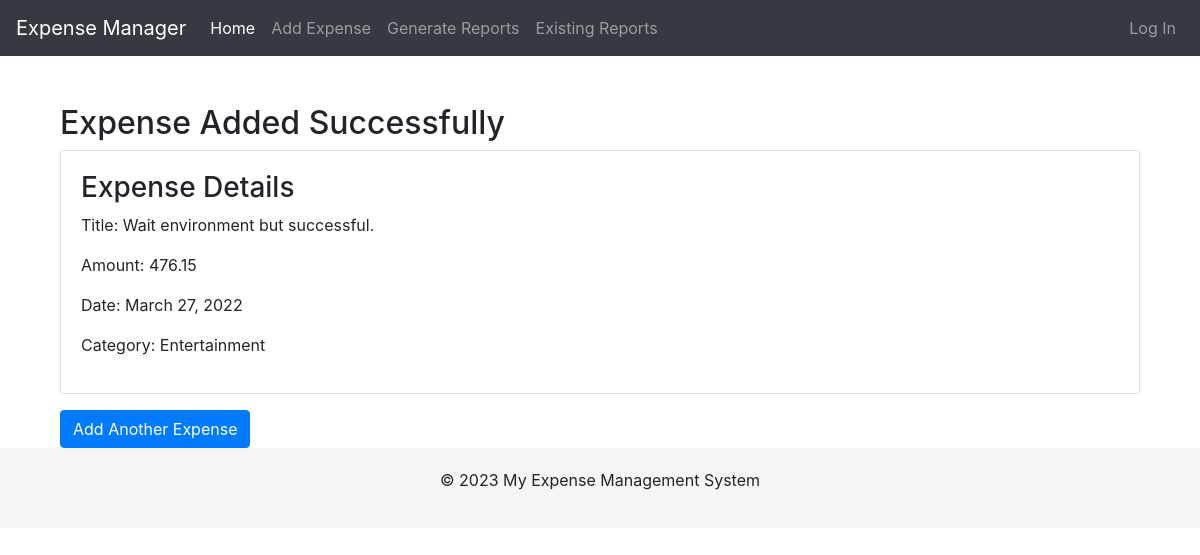
The page /expense-confirmation/3/ on the database its author committed.
### expenses/models.py (models this page shows, shortened)
class Expense(models.Model):
    title = models.CharField(max_length=100)
    amount = models.DecimalField(max_digits=10, decimal_places=2)
    date = models.DateField()
    category = models.ForeignKey(Category, on_delete=models.SET_NULL, null=True, blank=True)
    user = models.ForeignKey(User, on_delete=models.CASCADE, null=True, blank=True)

class Category(models.Model):
    name = models.CharField(max_length=100)
    description = models.TextField(blank=True, null=True)

### expenses/views.py (the view)
# urls.py: path('expense-confirmation/<int:expense_id>/', expense_confirmation, name='expense_confirmation'),
def expense_confirmation(request, expense_id):
    expense = Expense.objects.get(id=expense_id)
    categories = expense.category  # Retrieve all categories associated with the expense
    return render(request, 'expenses/expense_confirmation.html', {
        'expense': expense,
        'categories': categories,  # Add categories to the context
    })

### expenses/templates/expenses/expense_confirmation.html
{% extends 'base.html' %}
{% block content %}
<div class="container mt-4">
    <h2>Expense Added Successfully</h2>
    <div class="card">
        <div class="card-body">
            <h3>Expense Details</h3>
            <p>Title: {{ expense.title }}</p>
            <p>Amount: {{ expense.amount }}</p>
            <p>Date: {{ expense.date }}</p>
            <p>Category: {{ expense.category.name }}</p>
        </div>
    </div>
    <a href="{% url 'add_expense' %}" class="btn btn-primary mt-3">Add Another Expense</a>
</div>
{% endblock %}

### templates/base.html (style rules this page uses)
body { padding-top: 5rem; }

### rows shown on the page
Expense: title "Wait environment but successful.", amount "476.15", date "March 27, 2022", category.name "Entertainment"
